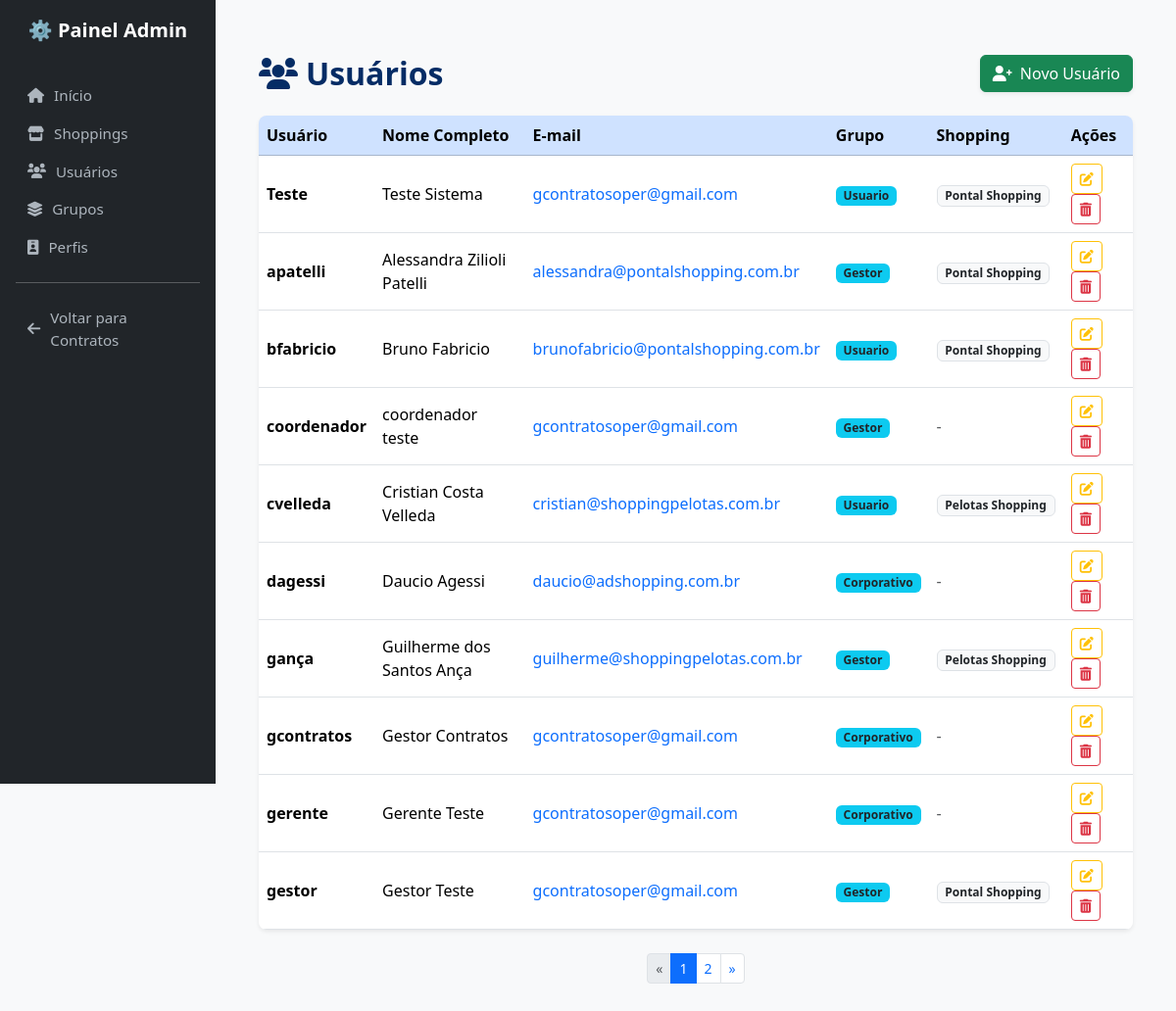
The app's page /admin-panel/usuarios/ (signed in) with its own data.
### usuarios/models.py (models this page shows)
class Usuario(AbstractUser):
    shopping = models.ForeignKey(
        'documentos.Shopping',
        on_delete=models.SET_NULL,
        null=True,
        blank=True,
        related_name='usuarios'
    )

### documentos/models.py (models this page shows, shortened)
class Shopping(models.Model):
    nome = models.CharField(max_length=100)
    sigla = models.CharField(max_length=10)
    cnpj = models.CharField(max_length=20)
    email_alertas = models.EmailField(blank=True, null=True)

### painel_admin/views.py (the view)
# urls.py: path('usuarios/', views.listar_usuarios, name='listar_usuarios'),
@login_required
@user_passes_test(is_corporativo)
def listar_usuarios(request):
    usuarios = Usuario.objects.all().order_by('username')
    paginator = Paginator(usuarios, 10)
    page_obj = paginator.get_page(request.GET.get('page'))
    return render(request, 'painel_admin/listar_usuarios.html', {'page_obj': page_obj})

### painel_admin/views.py (called while the page is built)
def is_corporativo(user):
    return user.groups.filter(name='Corporativo').exists()

### painel_admin/templates/painel_admin/listar_usuarios.html
{% extends 'base_admin.html' %}
{% block content %}
<div class="container py-4">
  <div class="d-flex flex-wrap justify-content-between align-items-center mb-4 gap-2">
    <h2 class="fw-bold text-primary-emphasis mb-0"><i class="fas fa-users me-2"></i>Usuários</h2>
    <a href="{% url 'criar_usuario' %}" class="btn btn-success shadow-sm d-flex align-items-center gap-2" data-bs-toggle="tooltip" data-bs-title="Adicionar novo usuário">
      <i class="fas fa-user-plus"></i> <span class="d-none d-md-inline">Novo Usuário</span>
    </a>
  </div>
  <div class="table-responsive rounded-3 shadow-sm">
    <table class="table table-hover align-middle mb-0">
      <thead class="table-primary text-secondary-emphasis">
        <tr>
          <th scope="col">Usuário</th>
          <th scope="col">Nome Completo</th>
          <th scope="col">E-mail</th>
          <th scope="col">Grupo</th>
          <th scope="col">Shopping</th>
          <th scope="col">Ações</th>
        </tr>
      </thead>
      <tbody>
        {% for usuario in page_obj %}
        <tr class="align-middle">
          <td class="fw-semibold">{{ usuario.username }}</td>
          <td>{{ usuario.get_full_name }}</td>
          <td><a href="mailto:{{ usuario.email }}" class="text-decoration-none">{{ usuario.email }}</a></td>
          <td>
            {% if usuario.groups.first %}
              <span class="badge bg-info text-dark">{{ usuario.groups.first.name }}</span>
            {% else %}
              <span class="text-muted">-</span>
            {% endif %}
          </td>
          <td>
            {% if usuario.shopping.nome %}
              <span class="badge bg-light text-dark border">{{ usuario.shopping.nome }}</span>
            {% else %}
              <span class="text-muted">-</span>
            {% endif %}
          </td>
          <td>
            <a href="{% url 'editar_usuario' usuario.id %}" class="btn btn-sm btn-outline-warning me-1" data-bs-toggle="tooltip" data-bs-title="Editar usuário">
              <i class="fas fa-edit"></i>
            </a>
            <a href="{% url 'excluir_usuario' usuario.id %}" class="btn btn-sm btn-outline-danger" data-bs-toggle="tooltip" data-bs-title="Excluir usuário">
              <i class="fas fa-trash-alt"></i>
            </a>
          </td>
        </tr>
        {% empty %}
        <tr>
          <td colspan="6" class="text-center text-muted py-4">Nenhum usuário encontrado.</td>
        </tr>
        {% endfor %}
      </tbody>
    </table>
  </div>
  <div class="d-flex justify-content-center mt-4">
    {% if page_obj.has_other_pages %}
      <nav aria-label="Paginação de usuários">
        <ul class="pagination pagination-sm mb-0">
          {% if page_obj.has_previous %}
            <li class="page-item"><a class="page-link" href="?page={{ page_obj.previous_page_number }}" aria-label="Anterior">&laquo;</a></li>
          {% else %}
            <li class="page-item disabled"><span class="page-link">&laquo;</span></li>
          {% endif %}
          {% for num in page_obj.paginator.page_range %}
            {% if page_obj.number == num %}
              <li class="page-item active" aria-current="page"><span class="page-link">{{ num }}</span></li>
            {% else %}
              <li class="page-item"><a class="page-link" href="?page={{ num }}">{{ num }}</a></li>
            {% endif %}
          {% endfor %}
          {% if page_obj.has_next %}
            <li class="page-item"><a class="page-link" href="?page={{ page_obj.next_page_number }}" aria-label="Próxima">&raquo;</a></li>
          {% else %}
            <li class="page-item disabled"><span class="page-link">&raquo;</span></li>
          {% endif %}
        </ul>
      </nav>
    {% endif %}
  </div>
</div>
{% endblock %}

### painel_admin/templates/base_admin.html (style rules this page uses)
body { background-color: #f8f9fa; margin: 0; padding: 0; font-family: 'Segoe UI', sans-serif; }

### records on screen
Usuario: username "Teste", get_full_name "Teste Sistema", email "gcontratosoper@gmail.com", groups.first.name "Usuario", shopping.nome "Pontal Shopping"
Usuario: username "apatelli", get_full_name "Alessandra Zilioli Patelli", email "alessandra@pontalshopping.com.br", groups.first.name "Gestor", shopping.nome "Pontal Shopping"
Usuario: username "bfabricio", get_full_name "Bruno Fabricio", email "brunofabricio@pontalshopping.com.br", groups.first.name "Usuario", shopping.nome "Pontal Shopping"
Usuario: username "coordenador", get_full_name "coordenador teste", email "gcontratosoper@gmail.com", groups.first.name "Gestor"
Usuario: username "cvelleda", get_full_name "Cristian Costa Velleda", email "cristian@shoppingpelotas.com.br", groups.first.name "Usuario", shopping.nome "Pelotas Shopping"
Usuario: username "dagessi", get_full_name "Daucio Agessi", email "daucio@adshopping.com.br", groups.first.name "Corporativo"
Usuario: username "gança", get_full_name "Guilherme dos Santos Ança", email "guilherme@shoppingpelotas.com.br", groups.first.name "Gestor", shopping.nome "Pelotas Shopping"
Usuario: username "gcontratos", get_full_name "Gestor Contratos", email "gcontratosoper@gmail.com", groups.first.name "Corporativo"
Usuario: username "gerente", get_full_name "Gerente Teste", email "gcontratosoper@gmail.com", groups.first.name "Corporativo"
Usuario: username "gestor", get_full_name "Gestor Teste", email "gcontratosoper@gmail.com", groups.first.name "Gestor", shopping.nome "Pontal Shopping"

### other values on screen
{{ num }} "1"
{{ num }} "2"
